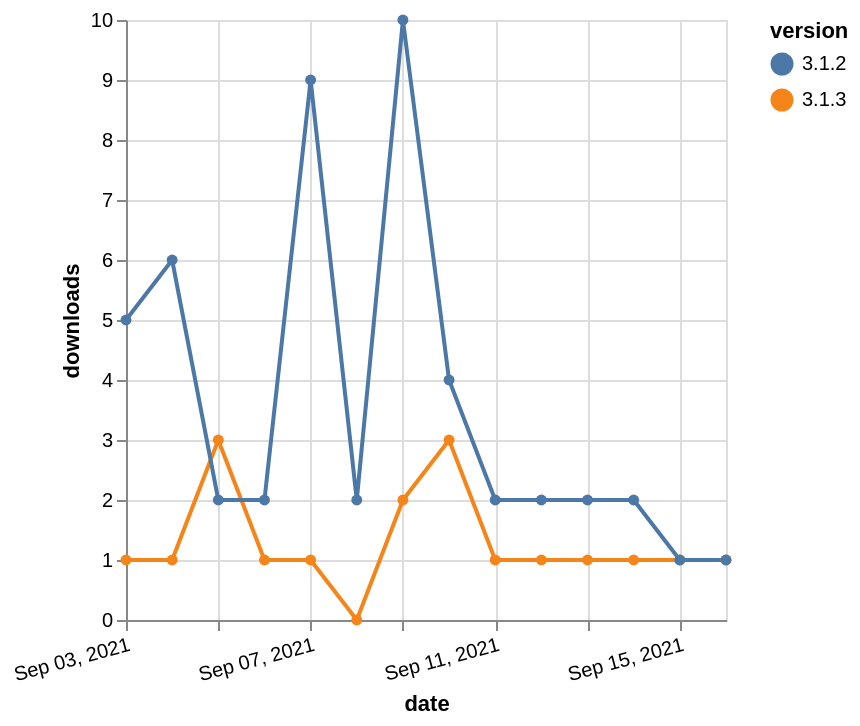

Vega-Lite specification stored for this chart:
### Vega-Lite specification from a JSON file in a GitHub repository (floating-point values rounded to 4 significant figures)
{"$schema": "https://vega.github.io/schema/vega-lite/v5.json", "description": "A simple bar chart with embedded data.", "data": {"values": [{"date": "2021-09-03", "total": 220, "delta": 1, "version": "3.1.3"}, {"date": "2021-09-04", "total": 221, "delta": 1, "version": "3.1.3"}, {"date": "2021-09-05", "total": 224, "delta": 3, "version": "3.1.3"}, {"date": "2021-09-06", "total": 225, "delta": 1, "version": "3.1.3"}, {"date": "2021-09-07", "total": 226, "delta": 1, "version": "3.1.3"}, {"date": "2021-09-08", "total": 226, "delta": 0, "version": "3.1.3"}, {"date": "2021-09-09", "total": 228, "delta": 2, "version": "3.1.3"}, {"date": "2021-09-10", "total": 231, "delta": 3, "version": "3.1.3"}, {"date": "2021-09-11", "total": 232, "delta": 1, "version": "3.1.3"}, {"date": "2021-09-12", "total": 233, "delta": 1, "version": "3.1.3"}, {"date": "2021-09-13", "total": 234, "delta": 1, "version": "3.1.3"}, {"date": "2021-09-14", "total": 235, "delta": 1, "version": "3.1.3"}, {"date": "2021-09-15", "total": 236, "delta": 1, "version": "3.1.3"}, {"date": "2021-09-16", "total": 237, "delta": 1, "version": "3.1.3"}, {"date": "2021-09-03", "total": 5540, "delta": 5, "version": "3.1.2"}, {"date": "2021-09-04", "total": 5546, "delta": 6, "version": "3.1.2"}, {"date": "2021-09-05", "total": 5548, "delta": 2, "version": "3.1.2"}, {"date": "2021-09-06", "total": 5550, "delta": 2, "version": "3.1.2"}, {"date": "2021-09-07", "total": 5559, "delta": 9, "version": "3.1.2"}, {"date": "2021-09-08", "total": 5561, "delta": 2, "version": "3.1.2"}, {"date": "2021-09-09", "total": 5571, "delta": 10, "version": "3.1.2"}, {"date": "2021-09-10", "total": 5575, "delta": 4, "version": "3.1.2"}, {"date": "2021-09-11", "total": 5577, "delta": 2, "version": "3.1.2"}, {"date": "2021-09-12", "total": 5579, "delta": 2, "version": "3.1.2"}, {"date": "2021-09-13", "total": 5581, "delta": 2, "version": "3.1.2"}, {"date": "2021-09-14", "total": 5583, "delta": 2, "version": "3.1.2"}, {"date": "2021-09-15", "total": 5584, "delta": 1, "version": "3.1.2"}, {"date": "2021-09-16", "total": 5585, "delta": 1, "version": "3.1.2"}]}, "width": "container", "mark": {"type": "line", "point": {"filled": true}}, "encoding": {"x": {"field": "date", "type": "temporal", "timeUnit": "yearmonthdate", "title": "date", "axis": {"labelAngle": -15}}, "y": {"field": "delta", "type": "quantitative", "title": "downloads"}, "color": {"field": "version", "type": "nominal"}, "tooltip": {"field": "delta"}}}
